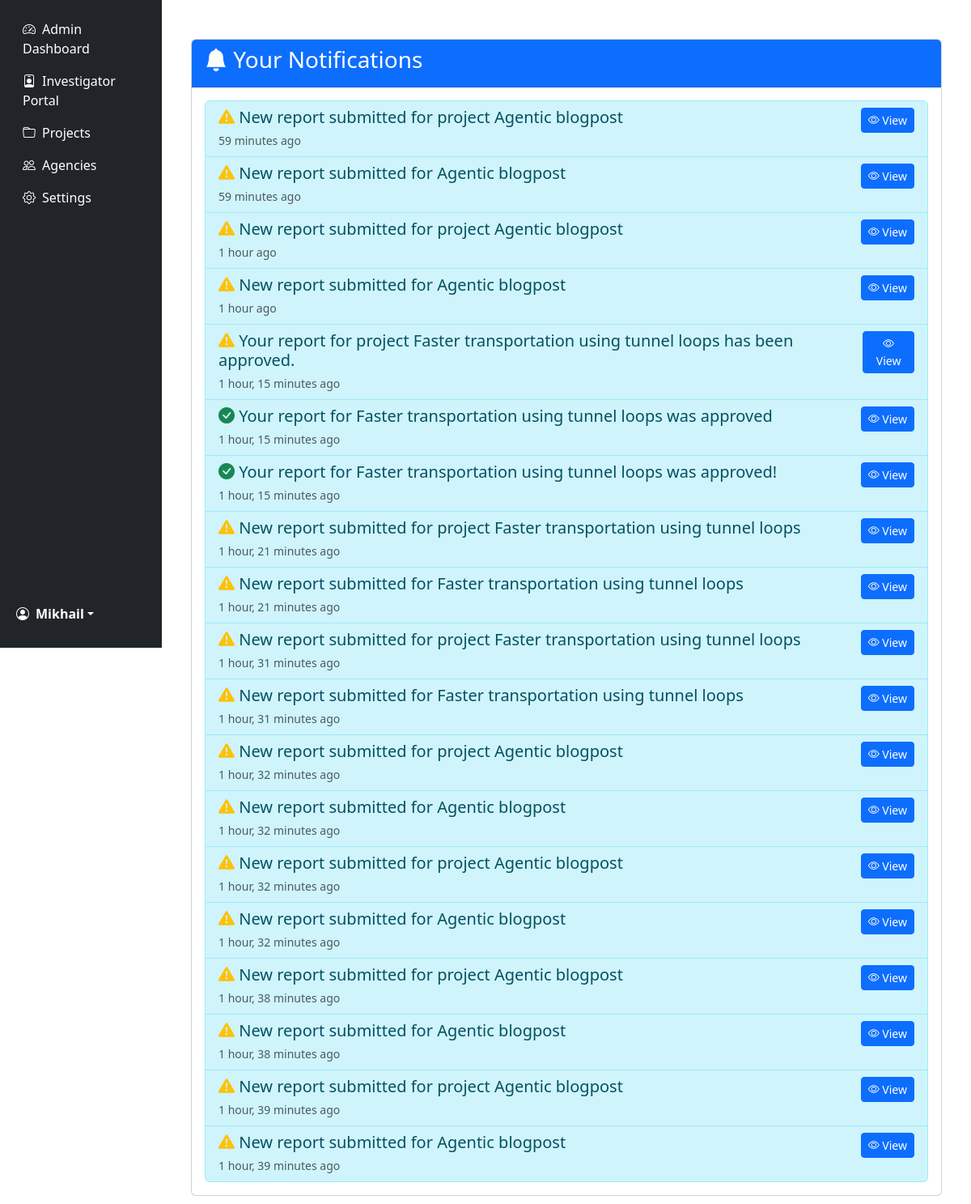
The app's page /notifications/ (signed in) with its own data.
### dashboard/models.py (models this page shows, shortened)
class Notification(models.Model):
    user = models.ForeignKey(User, on_delete=models.CASCADE, related_name='notifications')
    message = models.TextField()
    report = models.ForeignKey('Report', on_delete=models.CASCADE, null=True, blank=True)
    is_read = models.BooleanField(default=False)
    created_at = models.DateTimeField(auto_now_add=True)
    notification_type = models.CharField(
        max_length=20,
        choices=[
            ('report_submitted', 'Report Submitted'),
            ('report_approved', 'Report Approved'),
            ('report_rejected', 'Report Rejected'),
            ('resubmit_request', 'Resubmission Requested')
        ],
        default='report_submitted'
    )
    class Meta:
        ordering = ['-created_at']
        verbose_name = 'Investigator Notification'
        verbose_name_plural = 'Investigator Notifications'

### dashboard/views.py (the view)
# urls.py: path('notifications/', views.view_notifications, name='view_notifications'),
@login_required
def view_notifications(request):
    notifications = Notification.objects.filter(user=request.user).order_by('-created_at')
    return render(request, 'dashboard/notifications.html', {
        'notifications': notifications
    })

### dashboard/context_processors.py (called while the page is built)
def notifications_count(request):
    if request.user.is_authenticated:
        return {
            'unread_notifications_count': Notification.objects.filter(
                user=request.user,
                is_read=False
            ).count()
        }
    return {}

### dashboard/templates/dashboard/notifications.html (shortened to what this page needs)
{% extends "dashboard/base.html" %}
{% block content %}
<div class="container mt-4">
    <div class="card">
        <div class="card-header bg-primary text-white">
            <h3><i class="bi bi-bell-fill"></i> Your Notifications</h3>
        </div>
        <div class="card-body">
            {% if notifications %}
                <div class="list-group">
                    {% for notification in notifications %}
                        <div class="list-group-item {% if not notification.is_read %}list-group-item-info{% endif %}">
                            <div class="d-flex justify-content-between align-items-start">
                                <div class="me-3 flex-grow-1">
                                    <h5 class="mb-1">
                                        {% if notification.notification_type == 'report_approved' %}
                                            <i class="bi bi-check-circle-fill text-success"></i>
                                        {% elif notification.notification_type == 'report_rejected' %}
                                            <i class="bi bi-x-circle-fill text-danger"></i>
                                        {% else %}
                                            <i class="bi bi-exclamation-triangle-fill text-warning"></i>
                                        {% endif %}
                                        {{ notification.message }}
                                    </h5>
                                    <small class="text-muted">{{ notification.created_at|timesince }} ago</small>
                                </div>
                                {% if notification.report %}
                                    <div class="btn-group btn-group-sm">
                                        <a href="{% url 'view_report' notification.report.id %}"
                                           class="btn btn-primary">
                                            <i class="bi bi-eye"></i> View
                                        </a>
                                    </div>
                                {% endif %}
                            </div>
                        </div>
                    {% endfor %}
                </div>
            {% else %}
                <div class="alert alert-info">
                    <i class="bi bi-info-circle-fill"></i> You have no new notifications.
                </div>
            {% endif %}
        </div>
    </div>
</div>
{% endblock %}

### dashboard/templates/dashboard/base.html (shortened to what this page needs)
<!DOCTYPE html>
{% load static %}
<html lang="en">
<head>
    <link href="https://cdn.jsdelivr.net/npm/bootstrap@5.3.0/dist/css/bootstrap.min.css" rel="stylesheet">
    <link rel="stylesheet" href="https://cdn.jsdelivr.net/npm/bootstrap-icons@1.10.0/font/bootstrap-icons.css">
</head>
<body>
    <div class="container-fluid">
        <div class="row">
            <div class="col-md-3 col-lg-2 d-md-block bg-dark sidebar">
                <div class="position-sticky pt-3 sidebar-content">
                    <ul class="nav flex-column sidebar-nav">
                        <li class="nav-item">
                            <a class="nav-link text-white {% if request.resolver_match.url_name == 'admin_dashboard' %}active{% endif %}" href="{% url 'admin_dashboard' %}">
                                <i class="bi bi-speedometer2 me-2"></i>Admin Dashboard
                            </a>
                        </li>
                        <li class="nav-item">
                            <a class="nav-link text-white" href="{% url 'investigator_login' %}">
                                <i class="bi bi-person-badge me-2"></i>Investigator Portal
                            </a>
                        </li>
                        <li class="nav-item">
                            <a class="nav-link text-white {% if request.resolver_match.url_name == 'projects' %}active{% endif %}" href="#">
                                <i class="bi bi-folder me-2"></i>Projects
                            </a>
                        </li>
                        <li class="nav-item">
                            <a class="nav-link text-white {% if request.resolver_match.url_name == 'agencies' %}active{% endif %}" href="#">
                                <i class="bi bi-people me-2"></i>Agencies
                            </a>
                        </li>
                        <li class="nav-item">
                            <a class="nav-link text-white {% if request.resolver_match.url_name == 'settings' %}active{% endif %}" href="#">
                                <i class="bi bi-gear me-2"></i>Settings
                            </a>
                        </li>
                    </ul>
                    <div class="user-dropdown">
                        <div class="dropdown">
                            <a href="#" class="d-flex align-items-center text-white text-decoration-none dropdown-toggle ps-2" id="dropdownUser" data-bs-toggle="dropdown" aria-expanded="false">
                                <i class="bi bi-person-circle me-2"></i>
                                <strong>{{ request.user.username }}</strong>
                            </a>
                        </div>
                    </div>
                </div>
            </div>
            <main class="col-md-9 ms-sm-auto col-lg-10 px-md-4 py-4">
                {% block content %}{% endblock %}
            </main>
        </div>
    </div>
</body>
</html>

### dashboard/templates/dashboard/base.html (style rules this page uses)
.sidebar { height: 100vh; position: fixed; }
.sidebar-content { display: flex; flex-direction: column; height: calc(100% - 20px); }
.sidebar-nav { flex-grow: 1; }
.user-dropdown { padding: 10px 0; margin-top: auto; }
main { margin-left: 16.666667%; }

### records on screen
Notification: notification_type "report_submitted" (drawn), message "New report submitted for project Agentic blogpost", created_at "59 minutes", shows "View"
Notification: notification_type "report_submitted" (drawn), message "New report submitted for Agentic blogpost", created_at "59 minutes", shows "View"
Notification: notification_type "report_submitted" (drawn), message "New report submitted for project Agentic blogpost", created_at "1 hour", shows "View"
Notification: notification_type "report_submitted" (drawn), message "New report submitted for Agentic blogpost", created_at "1 hour", shows "View"
Notification: notification_type "report_submitted" (drawn), message "Your report for project Faster transportation using tunnel loops has been approved.", created_at "1 hour, 15 minutes", shows "View"
Notification: notification_type "report_approved" (drawn), message "Your report for Faster transportation using tunnel loops was approved", created_at "1 hour, 15 minutes", shows "View"
Notification: notification_type "report_approved" (drawn), message "Your report for Faster transportation using tunnel loops was approved!", created_at "1 hour, 15 minutes", shows "View"
Notification: notification_type "report_submitted" (drawn), message "New report submitted for project Faster transportation using tunnel loops", created_at "1 hour, 21 minutes", shows "View"
Notification: notification_type "report_submitted" (drawn), message "New report submitted for Faster transportation using tunnel loops", created_at "1 hour, 21 minutes", shows "View"
Notification: notification_type "report_submitted" (drawn), message "New report submitted for project Faster transportation using tunnel loops", created_at "1 hour, 31 minutes", shows "View"
Notification: notification_type "report_submitted" (drawn), message "New report submitted for Faster transportation using tunnel loops", created_at "1 hour, 31 minutes", shows "View"
Notification: notification_type "report_submitted" (drawn), message "New report submitted for project Agentic blogpost", created_at "1 hour, 32 minutes", shows "View"
Notification: notification_type "report_submitted" (drawn), message "New report submitted for Agentic blogpost", created_at "1 hour, 32 minutes", shows "View"
Notification: notification_type "report_submitted" (drawn), message "New report submitted for project Agentic blogpost", created_at "1 hour, 32 minutes", shows "View"
Notification: notification_type "report_submitted" (drawn), message "New report submitted for Agentic blogpost", created_at "1 hour, 32 minutes", shows "View"
Notification: notification_type "report_submitted" (drawn), message "New report submitted for project Agentic blogpost", created_at "1 hour, 38 minutes", shows "View"
Notification: notification_type "report_submitted" (drawn), message "New report submitted for Agentic blogpost", created_at "1 hour, 38 minutes", shows "View"
Notification: notification_type "report_submitted" (drawn), message "New report submitted for project Agentic blogpost", created_at "1 hour, 39 minutes", shows "View"
Notification: notification_type "report_submitted" (drawn), message "New report submitted for Agentic blogpost", created_at "1 hour, 39 minutes", shows "View"

### other values on screen
{{ request.user.username }} "Mikhail"
